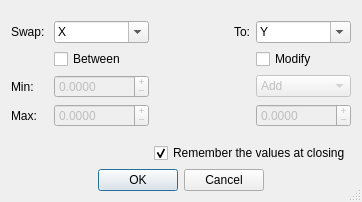
<?xml version="1.0" encoding="UTF-8"?>
<ui version="4.0">
 <class>swapAxesDialog</class>
 <widget class="QDialog" name="swapAxesDialog">
  <property name="geometry">
   <rect>
    <x>0</x>
    <y>0</y>
    <width>362</width>
    <height>202</height>
   </rect>
  </property>
  <property name="sizePolicy">
   <sizepolicy hsizetype="Expanding" vsizetype="Expanding">
    <horstretch>0</horstretch>
    <verstretch>0</verstretch>
   </sizepolicy>
  </property>
  <property name="windowTitle">
   <string>Swap/modify axes</string>
  </property>
  <property name="windowIcon">
   <iconset resource="application.qrc">
    <normaloff>:/images/swapaxes.png</normaloff>:/images/swapaxes.png</iconset>
  </property>
  <property name="sizeGripEnabled">
   <bool>true</bool>
  </property>
  <layout class="QVBoxLayout" name="verticalLayout">
   <item>
    <spacer name="verticalSpacer_2">
     <property name="orientation">
      <enum>Qt::Vertical</enum>
     </property>
     <property name="sizeHint" stdset="0">
      <size>
       <width>20</width>
       <height>40</height>
      </size>
     </property>
    </spacer>
   </item>
   <item>
    <layout class="QGridLayout" name="gridLayout">
     <item row="0" column="5">
      <widget class="QComboBox" name="toComboBox">
       <property name="editable">
        <bool>true</bool>
       </property>
       <property name="currentIndex">
        <number>1</number>
       </property>
       <property name="maxVisibleItems">
        <number>26</number>
       </property>
       <property name="maxCount">
        <number>26</number>
       </property>
       <property name="minimumContentsLength">
        <number>1</number>
       </property>
       <item>
        <property name="text">
         <string>X</string>
        </property>
       </item>
       <item>
        <property name="text">
         <string>Y</string>
        </property>
       </item>
       <item>
        <property name="text">
         <string>Z</string>
        </property>
       </item>
       <item>
        <property name="text">
         <string>A</string>
        </property>
       </item>
       <item>
        <property name="text">
         <string>B</string>
        </property>
       </item>
       <item>
        <property name="text">
         <string>C</string>
        </property>
       </item>
       <item>
        <property name="text">
         <string>U</string>
        </property>
       </item>
       <item>
        <property name="text">
         <string>W</string>
        </property>
       </item>
       <item>
        <property name="text">
         <string>V</string>
        </property>
       </item>
       <item>
        <property name="text">
         <string>H</string>
        </property>
       </item>
      </widget>
     </item>
     <item row="0" column="1">
      <widget class="QComboBox" name="fromComboBox">
       <property name="editable">
        <bool>true</bool>
       </property>
       <property name="maxVisibleItems">
        <number>26</number>
       </property>
       <property name="maxCount">
        <number>26</number>
       </property>
       <property name="minimumContentsLength">
        <number>1</number>
       </property>
       <item>
        <property name="text">
         <string>X</string>
        </property>
       </item>
       <item>
        <property name="text">
         <string>Y</string>
        </property>
       </item>
       <item>
        <property name="text">
         <string>Z</string>
        </property>
       </item>
       <item>
        <property name="text">
         <string>A</string>
        </property>
       </item>
       <item>
        <property name="text">
         <string>B</string>
        </property>
       </item>
       <item>
        <property name="text">
         <string>C</string>
        </property>
       </item>
       <item>
        <property name="text">
         <string>U</string>
        </property>
       </item>
       <item>
        <property name="text">
         <string>W</string>
        </property>
       </item>
       <item>
        <property name="text">
         <string>V</string>
        </property>
       </item>
       <item>
        <property name="text">
         <string>H</string>
        </property>
       </item>
      </widget>
     </item>
     <item row="2" column="3">
      <spacer name="horizontalSpacer">
       <property name="orientation">
        <enum>Qt::Horizontal</enum>
       </property>
       <property name="sizeHint" stdset="0">
        <size>
         <width>40</width>
         <height>20</height>
        </size>
       </property>
      </spacer>
     </item>
     <item row="2" column="0">
      <widget class="QLabel" name="label_4">
       <property name="text">
        <string>Min:</string>
       </property>
      </widget>
     </item>
     <item row="0" column="0">
      <widget class="QLabel" name="label">
       <property name="text">
        <string>Swap: </string>
       </property>
      </widget>
     </item>
     <item row="3" column="0">
      <widget class="QLabel" name="label_5">
       <property name="text">
        <string>Max:</string>
       </property>
      </widget>
     </item>
     <item row="2" column="1">
      <widget class="QDoubleSpinBox" name="minDoubleSpinBox">
       <property name="enabled">
        <bool>false</bool>
       </property>
       <property name="buttonSymbols">
        <enum>QAbstractSpinBox::PlusMinus</enum>
       </property>
       <property name="accelerated">
        <bool>true</bool>
       </property>
       <property name="decimals">
        <number>4</number>
       </property>
       <property name="minimum">
        <double>-10000.000000000000000</double>
       </property>
       <property name="maximum">
        <double>10000.000000000000000</double>
       </property>
       <property name="singleStep">
        <double>0.001000000000000</double>
       </property>
      </widget>
     </item>
     <item row="3" column="1">
      <widget class="QDoubleSpinBox" name="maxDoubleSpinBox">
       <property name="enabled">
        <bool>false</bool>
       </property>
       <property name="buttonSymbols">
        <enum>QAbstractSpinBox::PlusMinus</enum>
       </property>
       <property name="accelerated">
        <bool>true</bool>
       </property>
       <property name="decimals">
        <number>4</number>
       </property>
       <property name="minimum">
        <double>-10000.000000000000000</double>
       </property>
       <property name="maximum">
        <double>10000.000000000000000</double>
       </property>
       <property name="singleStep">
        <double>0.001000000000000</double>
       </property>
      </widget>
     </item>
     <item row="0" column="4">
      <widget class="QLabel" name="label_2">
       <property name="text">
        <string>To:</string>
       </property>
      </widget>
     </item>
     <item row="2" column="5">
      <widget class="QComboBox" name="operatorComboBox">
       <property name="enabled">
        <bool>false</bool>
       </property>
       <item>
        <property name="text">
         <string>Add</string>
        </property>
       </item>
       <item>
        <property name="text">
         <string>Subtract</string>
        </property>
       </item>
       <item>
        <property name="text">
         <string>Multiply</string>
        </property>
       </item>
       <item>
        <property name="text">
         <string>Divide</string>
        </property>
       </item>
      </widget>
     </item>
     <item row="3" column="5">
      <widget class="QDoubleSpinBox" name="modiferDoubleSpinBox">
       <property name="enabled">
        <bool>false</bool>
       </property>
       <property name="buttonSymbols">
        <enum>QAbstractSpinBox::PlusMinus</enum>
       </property>
       <property name="accelerated">
        <bool>true</bool>
       </property>
       <property name="decimals">
        <number>4</number>
       </property>
       <property name="minimum">
        <double>-10000.000000000000000</double>
       </property>
       <property name="maximum">
        <double>10000.000000000000000</double>
       </property>
       <property name="singleStep">
        <double>0.001000000000000</double>
       </property>
      </widget>
     </item>
     <item row="1" column="1">
      <widget class="QCheckBox" name="betweenCheckBox">
       <property name="text">
        <string>Between</string>
       </property>
      </widget>
     </item>
     <item row="1" column="5">
      <widget class="QCheckBox" name="modifyCheckBox">
       <property name="text">
        <string>Modify</string>
       </property>
      </widget>
     </item>
    </layout>
   </item>
   <item>
    <spacer name="verticalSpacer">
     <property name="orientation">
      <enum>Qt::Vertical</enum>
     </property>
     <property name="sizeHint" stdset="0">
      <size>
       <width>20</width>
       <height>40</height>
      </size>
     </property>
    </spacer>
   </item>
   <item>
    <layout class="QHBoxLayout" name="horizontalLayout_2">
     <item>
      <spacer name="horizontalSpacer_4">
       <property name="orientation">
        <enum>Qt::Horizontal</enum>
       </property>
       <property name="sizeHint" stdset="0">
        <size>
         <width>40</width>
         <height>20</height>
        </size>
       </property>
      </spacer>
     </item>
     <item>
      <widget class="QCheckBox" name="saveAtCloseCheckBox">
       <property name="text">
        <string>Remember the values at closing</string>
       </property>
       <property name="checked">
        <bool>true</bool>
       </property>
      </widget>
     </item>
    </layout>
   </item>
   <item>
    <layout class="QHBoxLayout" name="horizontalLayout">
     <item>
      <spacer name="horizontalSpacer_3">
       <property name="orientation">
        <enum>Qt::Horizontal</enum>
       </property>
       <property name="sizeHint" stdset="0">
        <size>
         <width>40</width>
         <height>20</height>
        </size>
       </property>
      </spacer>
     </item>
     <item>
      <widget class="QDialogButtonBox" name="buttonBox">
       <property name="orientation">
        <enum>Qt::Horizontal</enum>
       </property>
       <property name="standardButtons">
        <set>QDialogButtonBox::Cancel|QDialogButtonBox::Ok</set>
       </property>
      </widget>
     </item>
     <item>
      <spacer name="horizontalSpacer_2">
       <property name="orientation">
        <enum>Qt::Horizontal</enum>
       </property>
       <property name="sizeHint" stdset="0">
        <size>
         <width>40</width>
         <height>20</height>
        </size>
       </property>
      </spacer>
     </item>
    </layout>
   </item>
  </layout>
 </widget>
 <tabstops>
  <tabstop>fromComboBox</tabstop>
  <tabstop>toComboBox</tabstop>
  <tabstop>betweenCheckBox</tabstop>
  <tabstop>minDoubleSpinBox</tabstop>
  <tabstop>maxDoubleSpinBox</tabstop>
  <tabstop>modifyCheckBox</tabstop>
  <tabstop>operatorComboBox</tabstop>
  <tabstop>modiferDoubleSpinBox</tabstop>
  <tabstop>saveAtCloseCheckBox</tabstop>
  <tabstop>buttonBox</tabstop>
 </tabstops>
 <resources>
  <include location="application.qrc"/>
 </resources>
 <connections>
  <connection>
   <sender>buttonBox</sender>
   <signal>accepted()</signal>
   <receiver>swapAxesDialog</receiver>
   <slot>accept()</slot>
   <hints>
    <hint type="sourcelabel">
     <x>248</x>
     <y>254</y>
    </hint>
    <hint type="destinationlabel">
     <x>157</x>
     <y>274</y>
    </hint>
   </hints>
  </connection>
  <connection>
   <sender>buttonBox</sender>
   <signal>rejected()</signal>
   <receiver>swapAxesDialog</receiver>
   <slot>reject()</slot>
   <hints>
    <hint type="sourcelabel">
     <x>316</x>
     <y>260</y>
    </hint>
    <hint type="destinationlabel">
     <x>286</x>
     <y>274</y>
    </hint>
   </hints>
  </connection>
 </connections>
</ui>
